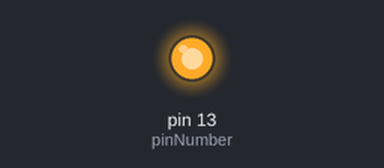
The sketch below on a simulated Arduino Uno, built with avr-gcc and run on an emulated ATmega328P. Shown: output pins drawn as LEDs (lit = HIGH).

Above: at 0.5 s.
At 5.0 s:
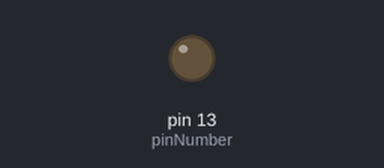
Timing chart, 0 to 6.9 s (numbered marks = the images above):
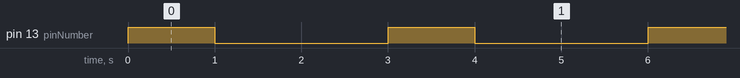

Measured:
- by itself, pin 13 (pinNumber): alternates HIGH for 1.0 s and LOW for 2.0 s

The sketch:

BlinkArduinoLight.ino
```cpp
//
//                   lab_1_blinkie.ino
//
//    By: Lydia Easter
//    Date: 29 August 2023
//    Class: ECE-1002/002
//    Assignment: Lab-1 blink lights
//
//    Problem Statement: Connect an LED to pin 13 and blink on-off every 1/2 second.
//
//             ^^^^^^  Algorithm   ^^^^^^
// int oneSecDelay = 1000;
// int twoSecDelay = 2000;
//
// set function
//   set pin 13 as output
//   initializee pin 13 as off
// end setup function
//
// loop function
//   turn on LED
//   tell processor sleep one second
//
//   turn off LED
//   sleep 2 sec
// end loop function
//

const int oneSecDelay = 1000;  // global const
const int twoSecDelay = 2000;
const int pinNumber = 13;


void setup()
{
  pinMode(pinNumber, OUTPUT);   // initialize pin pinNumber as digital output to control the LED
  digitalWrite(pinNumber, LOW);   // initialize to OFF
} // end setup

void loop()
{
 // use delays and pin 8 to blink an LED on and off
 digitalWrite(pinNumber, HIGH);
 delay(oneSecDelay); // sleep one second

 digitalWrite(pinNumber, LOW);
 delay(twoSecDelay); // sleep two seconds

} // end loop
```
